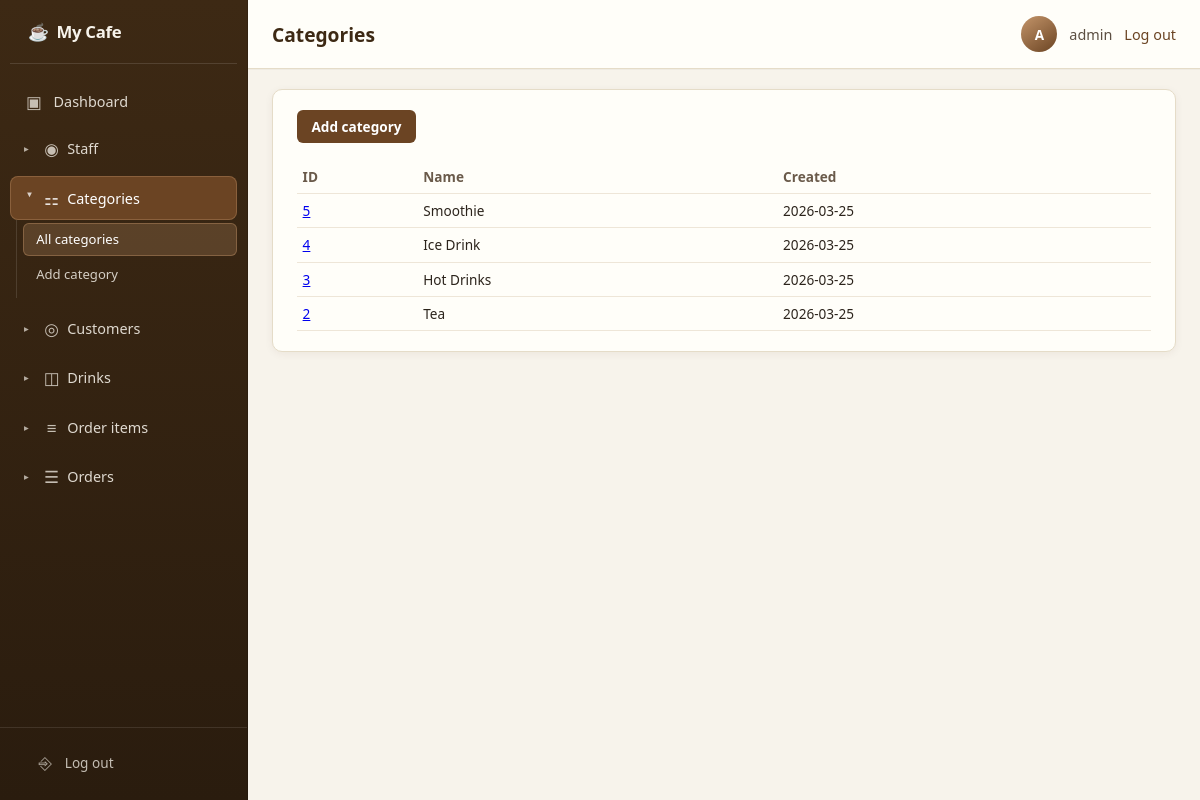
Page /categories/ (signed in) on the committed database.
### polls/models.py (models this page shows, shortened)
class Category(models.Model):
    name = models.CharField(max_length=255)
    created_at = models.DateTimeField(auto_now_add=True)
    class Meta:
        db_table = "categories"
        verbose_name_plural = "categories"

### polls/views/categories.py (the view)
# urls.py: path("categories/", views.categories_list, name="categories"),
@staff_required
def categories_list(request):
    categories = Category.objects.order_by("-id");
    return render(
        request,
        "polls/pages/categories.html",
        {
            "page_title": "Categories",
            "main_title": "Categories",
            "active_page": "categories",
            "categories": categories,
        },
    )

### polls/views/staff.py (called while the page is built)
def staff_required(view_func):
    def _allowed(user):
        if not user.is_active:
            return False
        if getattr(user, "is_superuser", False):
            return True
        return Staff.objects.filter(user=user, is_active=True).exists()
    return user_passes_test(
        _allowed,
        login_url="/login/",
    )(view_func)

### polls/templates/polls/pages/categories.html
{% extends "polls/layouts/base_app.html" %}
{% block content %}
  <div class="page-card">
    <div class="page-card__actions">
      <a href="{% url 'category_add' %}">Add category</a>
    </div>
    <table class="cafe-table">
      <thead>
        <tr>
          <th>ID</th>
          <th>Name</th>
          <th>Created</th>
        </tr>
      </thead>
      <tbody>
        {% for cat in categories %}
        <tr>
          <td><a href="{% url 'category_edit' cat.pk %}">{{ cat.pk }}</a></td>
          <td>{{ cat.name }}</td>
          <td>{{ cat.created_at|date:"Y-m-d" }}</td>
        </tr>
        {% empty %}
        <tr><td colspan="3" class="cafe-muted">No categories yet. Use “Add category” in the sidebar.</td></tr>
        {% endfor %}
      </tbody>
    </table>
  </div>
{% endblock %}

### polls/templates/polls/layouts/base_app.html (shortened to what this page needs)
{% load static %}
<!DOCTYPE html>
<html lang="en">
<head>
  <link rel="stylesheet" href="{% static 'polls/css/cafe_app.css' %}">
</head>
<body>
  <div class="layout">
    {% include "polls/partials/sidebar.html" %}
    <div class="layout-main">
      <header class="topbar">
        <h1 class="topbar__title">{{ main_title }}</h1>
        <div class="topbar__user">
          {% if request.user.is_authenticated %}
          <span class="topbar__avatar" title="{{ request.user.get_username }}">{{ request.user.get_username|slice:":1"|upper }}</span>
          <span>{{ request.user.get_username }}</span>
          <form class="topbar__logout-form" method="post" action="{% url 'logout' %}">
            <button type="submit" class="topbar__logout topbar__logout-btn">Log out</button>
          </form>
          {% endif %}
        </div>
      </header>
      <div class="main-inner">
        {% block content %}{% endblock %}
      </div>
    </div>
  </div>
</body>
</html>

### polls/static/polls/css/cafe_app.css (style rules this page uses)
:root { --cafe-cream: #f7f3eb; --cafe-brown: #3d2914; --cafe-brown-mid: #6b4423; --cafe-accent: #c4956a; --cafe-border: #e5dcc8; --sidebar-width: 15.5rem; }
* { box-sizing: border-box; }
body { margin: 0; min-height: 100vh; font-family: system-ui, -apple-system, "Segoe UI", Roboto, sans-serif; background: var(--cafe-cream); color: #2c241c; }
.layout { display: flex; min-height: 100vh; align-items: stretch; }
.layout-main { flex: 1; min-width: 0; display: flex; flex-direction: column; background: var(--cafe-cream); }
.topbar { display: flex; align-items: center; justify-content: space-between; flex-wrap: wrap; gap: 0.75rem; padding: 1rem 1.5rem; background: #fffef9; border-bottom: 1px solid var(--cafe-border); box-shadow: 0 1px 0 rgba(61, 41, 20, 0.04); }
.topbar__title { margin: 0; font-size: 1.2rem; font-weight: 600; color: var(--cafe-brown); }
.topbar__user { display: flex; align-items: center; gap: 0.75rem; font-size: 0.9rem; color: #5c4f42; }
.topbar__avatar { width: 2.25rem; height: 2.25rem; border-radius: 50%; background: linear-gradient(145deg, var(--cafe-accent), var(--cafe-brown-mid)); color: #fff; display: flex; align-items: center; justify-content: center; font-weight: 700; font-size: 0.85rem; }
.topbar__logout { color: var(--cafe-brown-mid); font-weight: 600; text-decoration: none; font-size: 0.85rem; }
.main-inner { flex: 1; padding: 1.25rem 1.5rem 2rem; max-width: 1400px; width: 100%; margin: 0 auto; }
@media (min-width: 769px) { html, body { height: 100dvh; overflow: hidden; } }
@media (min-width: 769px) { .layout { position: relative; display: block; min-height: 0; height: 100dvh; } }
@media (min-width: 769px) { .layout-main { min-height: 0; overflow: hidden; margin-left: var(--sidebar-width); height: 100dvh; } }
@media (min-width: 769px) { .main-inner { min-height: 0; overflow: auto; } }
.page-card { background: #fffef9; border: 1px solid var(--cafe-border); border-radius: 10px; padding: 1.25rem 1.5rem; box-shadow: 0 2px 8px rgba(61, 41, 20, 0.06); }
.page-card__actions { margin-bottom: 1rem; }
.page-card__actions a { display: inline-block; margin-right: 0.5rem; padding: 0.45rem 0.9rem; background: var(--cafe-brown-mid); color: #fff; text-decoration: none; border-radius: 6px; font-size: 0.85rem; font-weight: 600; }
.cafe-table { width: 100%; border-collapse: collapse; font-size: 0.85rem; }
.cafe-table th, .cafe-table td { text-align: left; padding: 0.45rem 0.35rem; border-bottom: 1px solid #eee6d8; }
.cafe-table th { color: #6a5a4a; font-weight: 600; }
.topbar__logout-form { display: inline; margin: 0; }
.topbar__logout-btn { background: none; border: none; padding: 0; font: inherit; cursor: pointer; }

### rows in the picture
Category: pk "5", name "Smoothie", created_at "2026-03-25"
Category: pk "4", name "Ice Drink", created_at "2026-03-25"
Category: pk "3", name "Hot Drinks", created_at "2026-03-25"
Category: pk "2", name "Tea", created_at "2026-03-25"

### other values in the picture
{{ main_title }} "Categories"
{{ request.user.get_username|slice:":1"|upper }} "A"
{{ request.user.get_username }} "admin"
